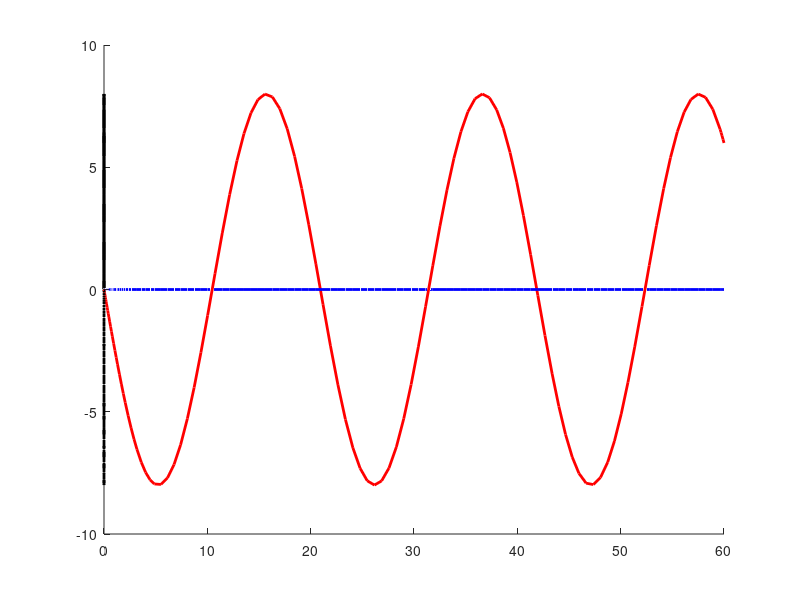

The MATLAB source for this figure: (Note: this script raises an error after producing the figure.)
% Visualization of solution of a complex first order ODE
A=[0,-0.3;0.3,0];
[V,D]=eig(A)
rhsf =@(t,y) (A*y);
y0=[0;8];
tspan =[0 60];
options=odeset ('InitialStep', 0.099);
[t,sol] = ode45(rhsf, tspan, y0, options);
hold on
line(t,sol(:,1),0*sol(:,2), 'linewidth', 2, 'color', 'red', 'marker', 'none')
line(t,0*sol(:,1),sol(:,2), 'linewidth', 2, 'color', 'blue', 'marker', 'none')
line(0*t,sol(:,1),sol(:,2), 'linewidth', 2, 'color', 'black', 'marker', 'none')
streamplot(t, [t,sol], 0.5)
view(3)
grid on
axis vis3d equal
labels('$t$','$\mathrm{Re}\;y$','$\mathrm{Im}\;y$');
fig2clip
